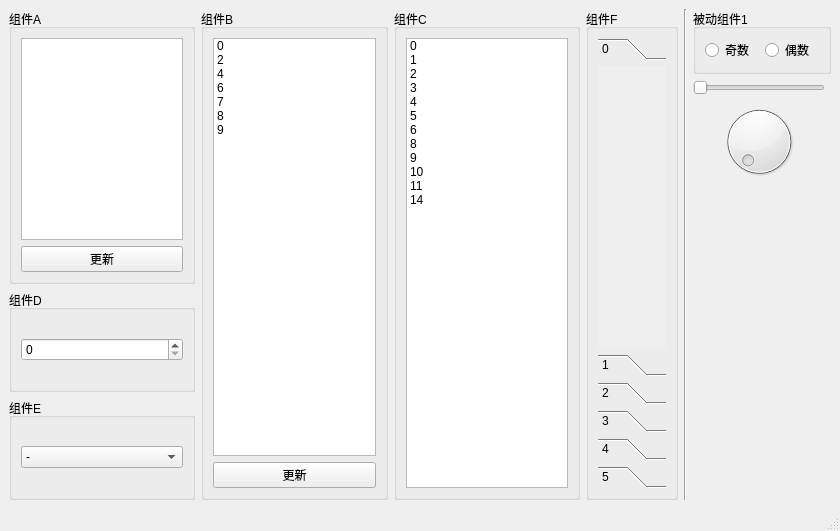
<?xml version="1.0" encoding="UTF-8"?>
<ui version="4.0">
 <class>MainWindow</class>
 <widget class="QMainWindow" name="MainWindow">
  <property name="geometry">
   <rect>
    <x>0</x>
    <y>0</y>
    <width>840</width>
    <height>531</height>
   </rect>
  </property>
  <property name="windowTitle">
   <string>数据同步 - v0.1</string>
  </property>
  <widget class="QWidget" name="centralwidget">
   <layout class="QGridLayout" name="gridLayout">
    <item row="5" column="0">
     <widget class="QGroupBox" name="groupBox_5">
      <property name="title">
       <string>组件E</string>
      </property>
      <layout class="QVBoxLayout" name="verticalLayout_5">
       <item>
        <widget class="QComboBox" name="comboBox">
         <item>
          <property name="text">
           <string>-</string>
          </property>
         </item>
         <item>
          <property name="text">
           <string>1</string>
          </property>
         </item>
         <item>
          <property name="text">
           <string>2</string>
          </property>
         </item>
         <item>
          <property name="text">
           <string>3</string>
          </property>
         </item>
         <item>
          <property name="text">
           <string>4</string>
          </property>
         </item>
         <item>
          <property name="text">
           <string>5</string>
          </property>
         </item>
         <item>
          <property name="text">
           <string>6</string>
          </property>
         </item>
        </widget>
       </item>
      </layout>
     </widget>
    </item>
    <item row="0" column="3" rowspan="6">
     <widget class="QGroupBox" name="groupBox_8">
      <property name="title">
       <string>组件F</string>
      </property>
      <layout class="QHBoxLayout" name="horizontalLayout_2">
       <item>
        <widget class="QToolBox" name="toolBox">
         <property name="currentIndex">
          <number>0</number>
         </property>
         <widget class="QWidget" name="page">
          <property name="geometry">
           <rect>
            <x>0</x>
            <y>0</y>
            <width>69</width>
            <height>303</height>
           </rect>
          </property>
          <attribute name="label">
           <string>0</string>
          </attribute>
         </widget>
         <widget class="QWidget" name="page1">
          <property name="geometry">
           <rect>
            <x>0</x>
            <y>0</y>
            <width>69</width>
            <height>303</height>
           </rect>
          </property>
          <attribute name="label">
           <string>1</string>
          </attribute>
         </widget>
         <widget class="QWidget" name="page2">
          <property name="geometry">
           <rect>
            <x>0</x>
            <y>0</y>
            <width>69</width>
            <height>303</height>
           </rect>
          </property>
          <attribute name="label">
           <string>2</string>
          </attribute>
         </widget>
         <widget class="QWidget" name="page3">
          <property name="geometry">
           <rect>
            <x>0</x>
            <y>0</y>
            <width>69</width>
            <height>303</height>
           </rect>
          </property>
          <attribute name="label">
           <string>3</string>
          </attribute>
         </widget>
         <widget class="QWidget" name="page4">
          <property name="geometry">
           <rect>
            <x>0</x>
            <y>0</y>
            <width>69</width>
            <height>303</height>
           </rect>
          </property>
          <attribute name="label">
           <string>4</string>
          </attribute>
         </widget>
         <widget class="QWidget" name="page5">
          <property name="geometry">
           <rect>
            <x>0</x>
            <y>0</y>
            <width>69</width>
            <height>303</height>
           </rect>
          </property>
          <attribute name="label">
           <string>5</string>
          </attribute>
         </widget>
        </widget>
       </item>
      </layout>
     </widget>
    </item>
    <item row="0" column="5" colspan="2">
     <widget class="QGroupBox" name="groupBox_7">
      <property name="title">
       <string>被动组件1</string>
      </property>
      <layout class="QHBoxLayout" name="horizontalLayout">
       <item>
        <widget class="QRadioButton" name="radioButton_ji">
         <property name="text">
          <string>奇数</string>
         </property>
        </widget>
       </item>
       <item>
        <widget class="QRadioButton" name="radioButton_ou">
         <property name="text">
          <string>偶数</string>
         </property>
        </widget>
       </item>
      </layout>
     </widget>
    </item>
    <item row="4" column="0">
     <widget class="QGroupBox" name="groupBox_6">
      <property name="title">
       <string>组件D</string>
      </property>
      <layout class="QVBoxLayout" name="verticalLayout_6">
       <item>
        <widget class="QSpinBox" name="spinBox">
         <property name="maximum">
          <number>999999</number>
         </property>
        </widget>
       </item>
      </layout>
     </widget>
    </item>
    <item row="0" column="1" rowspan="6">
     <widget class="QGroupBox" name="groupBox_2">
      <property name="title">
       <string>组件B</string>
      </property>
      <layout class="QVBoxLayout" name="verticalLayout_2">
       <item>
        <widget class="QListWidget" name="listWidgetB">
         <item>
          <property name="text">
           <string>0</string>
          </property>
         </item>
         <item>
          <property name="text">
           <string>2</string>
          </property>
         </item>
         <item>
          <property name="text">
           <string>4</string>
          </property>
         </item>
         <item>
          <property name="text">
           <string>6</string>
          </property>
         </item>
         <item>
          <property name="text">
           <string>7</string>
          </property>
         </item>
         <item>
          <property name="text">
           <string>8</string>
          </property>
         </item>
         <item>
          <property name="text">
           <string>9</string>
          </property>
         </item>
        </widget>
       </item>
       <item>
        <widget class="QPushButton" name="pushButtonB">
         <property name="text">
          <string>更新</string>
         </property>
        </widget>
       </item>
      </layout>
     </widget>
    </item>
    <item row="0" column="0" rowspan="4">
     <widget class="QGroupBox" name="groupBox">
      <property name="title">
       <string>组件A</string>
      </property>
      <layout class="QVBoxLayout" name="verticalLayout">
       <item>
        <widget class="QTextEdit" name="textEditA"/>
       </item>
       <item>
        <widget class="QPushButton" name="pushButtonA">
         <property name="text">
          <string>更新</string>
         </property>
        </widget>
       </item>
      </layout>
     </widget>
    </item>
    <item row="0" column="2" rowspan="6">
     <widget class="QGroupBox" name="groupBox_3">
      <property name="title">
       <string>组件C</string>
      </property>
      <layout class="QVBoxLayout" name="verticalLayout_3">
       <item>
        <widget class="QListWidget" name="listWidgetC">
         <item>
          <property name="text">
           <string>0</string>
          </property>
         </item>
         <item>
          <property name="text">
           <string>1</string>
          </property>
         </item>
         <item>
          <property name="text">
           <string>2</string>
          </property>
         </item>
         <item>
          <property name="text">
           <string>3</string>
          </property>
         </item>
         <item>
          <property name="text">
           <string>4</string>
          </property>
         </item>
         <item>
          <property name="text">
           <string>5</string>
          </property>
         </item>
         <item>
          <property name="text">
           <string>6</string>
          </property>
         </item>
         <item>
          <property name="text">
           <string>8</string>
          </property>
         </item>
         <item>
          <property name="text">
           <string>9</string>
          </property>
         </item>
         <item>
          <property name="text">
           <string>10</string>
          </property>
         </item>
         <item>
          <property name="text">
           <string>11</string>
          </property>
         </item>
         <item>
          <property name="text">
           <string>14</string>
          </property>
         </item>
        </widget>
       </item>
      </layout>
     </widget>
    </item>
    <item row="0" column="4" rowspan="6">
     <widget class="Line" name="line">
      <property name="orientation">
       <enum>Qt::Vertical</enum>
      </property>
     </widget>
    </item>
    <item row="3" column="5" rowspan="3" colspan="2">
     <spacer name="verticalSpacer">
      <property name="orientation">
       <enum>Qt::Vertical</enum>
      </property>
      <property name="sizeHint" stdset="0">
       <size>
        <width>138</width>
        <height>373</height>
       </size>
      </property>
     </spacer>
    </item>
    <item row="1" column="5">
     <widget class="QSlider" name="horizontalSlider">
      <property name="maximum">
       <number>20</number>
      </property>
      <property name="orientation">
       <enum>Qt::Horizontal</enum>
      </property>
     </widget>
    </item>
    <item row="2" column="5">
     <widget class="QDial" name="dial">
      <property name="maximum">
       <number>20</number>
      </property>
     </widget>
    </item>
   </layout>
  </widget>
  <widget class="QStatusBar" name="statusbar"/>
 </widget>
 <resources/>
 <connections/>
</ui>
